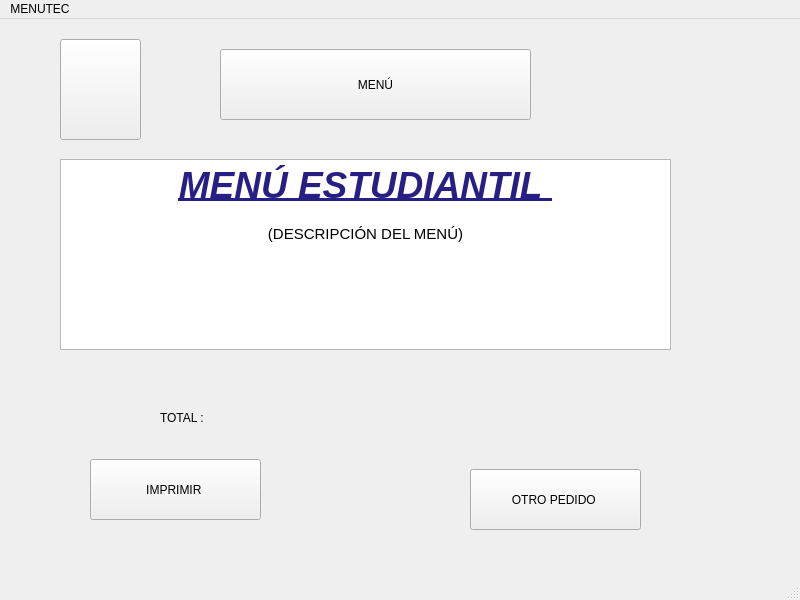
<?xml version="1.0" encoding="UTF-8"?>
<ui version="4.0">
 <class>tercera1Window</class>
 <widget class="QMainWindow" name="tercera1Window">
  <property name="geometry">
   <rect>
    <x>0</x>
    <y>0</y>
    <width>800</width>
    <height>600</height>
   </rect>
  </property>
  <property name="windowTitle">
   <string>MainWindow</string>
  </property>
  <widget class="QWidget" name="centralwidget">
   <widget class="QPushButton" name="pushButton">
    <property name="geometry">
     <rect>
      <x>220</x>
      <y>30</y>
      <width>311</width>
      <height>71</height>
     </rect>
    </property>
    <property name="text">
     <string>MENÚ</string>
    </property>
    <property name="icon">
     <iconset>
      <normaloff>../../.designer/backup/UTEC.png</normaloff>../../.designer/backup/UTEC.png</iconset>
    </property>
   </widget>
   <widget class="QTextEdit" name="textEdit">
    <property name="geometry">
     <rect>
      <x>60</x>
      <y>140</y>
      <width>611</width>
      <height>191</height>
     </rect>
    </property>
    <property name="html">
     <string>&lt;!DOCTYPE HTML PUBLIC &quot;-//W3C//DTD HTML 4.0//EN&quot; &quot;http://www.w3.org/TR/REC-html40/strict.dtd&quot;&gt;
&lt;html&gt;&lt;head&gt;&lt;meta name=&quot;qrichtext&quot; content=&quot;1&quot; /&gt;&lt;style type=&quot;text/css&quot;&gt;
p, li { white-space: pre-wrap; }
&lt;/style&gt;&lt;/head&gt;&lt;body style=&quot; font-family:'Ubuntu'; font-size:11pt; font-weight:400; font-style:normal;&quot;&gt;
&lt;p align=&quot;center&quot; style=&quot; margin-top:0px; margin-bottom:0px; margin-left:0px; margin-right:0px; -qt-block-indent:0; text-indent:0px;&quot;&gt;&lt;span style=&quot; font-size:28pt; font-weight:600; font-style:italic; text-decoration: underline; color:#281f84;&quot;&gt;MENÚ ESTUDIANTIL &lt;/span&gt;&lt;/p&gt;
&lt;p align=&quot;center&quot; style=&quot;-qt-paragraph-type:empty; margin-top:0px; margin-bottom:0px; margin-left:0px; margin-right:0px; -qt-block-indent:0; text-indent:0px; font-weight:600; font-style:italic; text-decoration: underline;&quot;&gt;&lt;br /&gt;&lt;/p&gt;
&lt;p align=&quot;center&quot; style=&quot; margin-top:0px; margin-bottom:0px; margin-left:0px; margin-right:0px; -qt-block-indent:0; text-indent:0px;&quot;&gt;(DESCRIPCIÓN DEL MENÚ)&lt;/p&gt;&lt;/body&gt;&lt;/html&gt;</string>
    </property>
   </widget>
   <widget class="QPushButton" name="pushButton_2">
    <property name="geometry">
     <rect>
      <x>60</x>
      <y>20</y>
      <width>81</width>
      <height>101</height>
     </rect>
    </property>
    <property name="text">
     <string/>
    </property>
    <property name="icon">
     <iconset>
      <normaloff>../../.designer/backup/flecha-hacia-la-izquierda-antes-de-icono-4330-128.png</normaloff>../../.designer/backup/flecha-hacia-la-izquierda-antes-de-icono-4330-128.png</iconset>
    </property>
    <property name="iconSize">
     <size>
      <width>100</width>
      <height>100</height>
     </size>
    </property>
   </widget>
   <widget class="QPushButton" name="pushButton_3">
    <property name="geometry">
     <rect>
      <x>90</x>
      <y>440</y>
      <width>171</width>
      <height>61</height>
     </rect>
    </property>
    <property name="text">
     <string>IMPRIMIR </string>
    </property>
   </widget>
   <widget class="QPushButton" name="pushButton_4">
    <property name="geometry">
     <rect>
      <x>470</x>
      <y>450</y>
      <width>171</width>
      <height>61</height>
     </rect>
    </property>
    <property name="text">
     <string>OTRO PEDIDO </string>
    </property>
   </widget>
   <widget class="QLabel" name="label">
    <property name="geometry">
     <rect>
      <x>160</x>
      <y>390</y>
      <width>68</width>
      <height>17</height>
     </rect>
    </property>
    <property name="text">
     <string>TOTAL : </string>
    </property>
   </widget>
  </widget>
  <widget class="QMenuBar" name="menubar">
   <property name="geometry">
    <rect>
     <x>0</x>
     <y>0</y>
     <width>800</width>
     <height>25</height>
    </rect>
   </property>
   <widget class="QMenu" name="menuMENUTEC">
    <property name="title">
     <string>MENUTEC</string>
    </property>
   </widget>
   <addaction name="menuMENUTEC"/>
  </widget>
  <widget class="QStatusBar" name="statusbar"/>
 </widget>
 <resources/>
 <connections/>
</ui>
